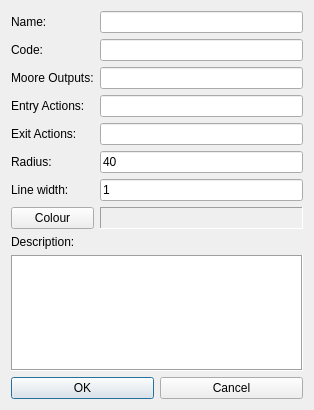
<?xml version="1.0" encoding="UTF-8"?>
<ui version="4.0">
 <class>StatePropertiesDlg</class>
 <widget class="QDialog" name="StatePropertiesDlg">
  <property name="geometry">
   <rect>
    <x>0</x>
    <y>0</y>
    <width>314</width>
    <height>410</height>
   </rect>
  </property>
  <property name="windowTitle">
   <string>State Properties</string>
  </property>
  <layout class="QVBoxLayout">
   <property name="spacing">
    <number>6</number>
   </property>
   <property name="margin" stdset="0">
    <number>11</number>
   </property>
   <item>
    <layout class="QVBoxLayout">
     <item>
      <layout class="QGridLayout">
       <item row="6" column="1">
        <widget class="QLineEdit" name="le_linewidth">
         <property name="text">
          <string>1</string>
         </property>
        </widget>
       </item>
       <item row="3" column="1">
        <widget class="QLineEdit" name="le_entry"/>
       </item>
       <item row="1" column="1">
        <widget class="QLineEdit" name="le_code"/>
       </item>
       <item row="0" column="1">
        <widget class="QLineEdit" name="le_name"/>
       </item>
       <item row="1" column="0">
        <widget class="QLabel" name="TextLabel2">
         <property name="text">
          <string>Code:</string>
         </property>
         <property name="wordWrap">
          <bool>false</bool>
         </property>
        </widget>
       </item>
       <item row="7" column="0">
        <widget class="QPushButton" name="pb_color">
         <property name="text">
          <string>Colour</string>
         </property>
        </widget>
       </item>
       <item row="0" column="0">
        <widget class="QLabel" name="TextLabel1">
         <property name="text">
          <string>Name:</string>
         </property>
         <property name="wordWrap">
          <bool>false</bool>
         </property>
        </widget>
       </item>
       <item row="5" column="1">
        <widget class="QLineEdit" name="le_radius">
         <property name="text">
          <string>40</string>
         </property>
        </widget>
       </item>
       <item row="2" column="0">
        <widget class="QLabel" name="textLabel1">
         <property name="text">
          <string>Moore Outputs:</string>
         </property>
         <property name="wordWrap">
          <bool>false</bool>
         </property>
        </widget>
       </item>
       <item row="2" column="1">
        <widget class="QLineEdit" name="le_mooreoutputs"/>
       </item>
       <item row="6" column="0">
        <widget class="QLabel" name="TextLabel4">
         <property name="text">
          <string>Line width:</string>
         </property>
         <property name="wordWrap">
          <bool>false</bool>
         </property>
        </widget>
       </item>
       <item row="7" column="1">
        <widget class="QLabel" name="lb_colorpreview">
         <property name="frameShape">
          <enum>QFrame::Panel</enum>
         </property>
         <property name="frameShadow">
          <enum>QFrame::Sunken</enum>
         </property>
         <property name="text">
          <string/>
         </property>
         <property name="wordWrap">
          <bool>false</bool>
         </property>
        </widget>
       </item>
       <item row="5" column="0">
        <widget class="QLabel" name="TextLabel3">
         <property name="text">
          <string>Radius:</string>
         </property>
         <property name="wordWrap">
          <bool>false</bool>
         </property>
        </widget>
       </item>
       <item row="4" column="1">
        <widget class="QLineEdit" name="le_exit"/>
       </item>
       <item row="3" column="0">
        <widget class="QLabel" name="label">
         <property name="text">
          <string>Entry Actions:</string>
         </property>
        </widget>
       </item>
       <item row="4" column="0">
        <widget class="QLabel" name="label_2">
         <property name="text">
          <string>Exit Actions:</string>
         </property>
        </widget>
       </item>
      </layout>
     </item>
     <item>
      <widget class="QLabel" name="TextLabel1_2">
       <property name="frameShape">
        <enum>QFrame::NoFrame</enum>
       </property>
       <property name="text">
        <string>Description:</string>
       </property>
       <property name="wordWrap">
        <bool>false</bool>
       </property>
      </widget>
     </item>
     <item>
      <widget class="QPlainTextEdit" name="te_description">
       <property name="frameShape">
        <enum>QFrame::Box</enum>
       </property>
       <property name="frameShadow">
        <enum>QFrame::Sunken</enum>
       </property>
      </widget>
     </item>
     <item>
      <layout class="QHBoxLayout">
       <property name="spacing">
        <number>6</number>
       </property>
       <property name="margin" stdset="0">
        <number>0</number>
       </property>
       <item>
        <widget class="QPushButton" name="pb_ok">
         <property name="text">
          <string>OK</string>
         </property>
         <property name="default">
          <bool>true</bool>
         </property>
        </widget>
       </item>
       <item>
        <widget class="QPushButton" name="pb_cancel">
         <property name="text">
          <string>Cancel</string>
         </property>
        </widget>
       </item>
      </layout>
     </item>
    </layout>
   </item>
  </layout>
 </widget>
 <layoutdefault spacing="6" margin="11"/>
 <tabstops>
  <tabstop>le_name</tabstop>
  <tabstop>le_code</tabstop>
  <tabstop>le_mooreoutputs</tabstop>
  <tabstop>le_entry</tabstop>
  <tabstop>le_exit</tabstop>
  <tabstop>le_radius</tabstop>
  <tabstop>le_linewidth</tabstop>
  <tabstop>pb_color</tabstop>
  <tabstop>pb_ok</tabstop>
  <tabstop>pb_cancel</tabstop>
 </tabstops>
 <resources/>
 <connections/>
</ui>
